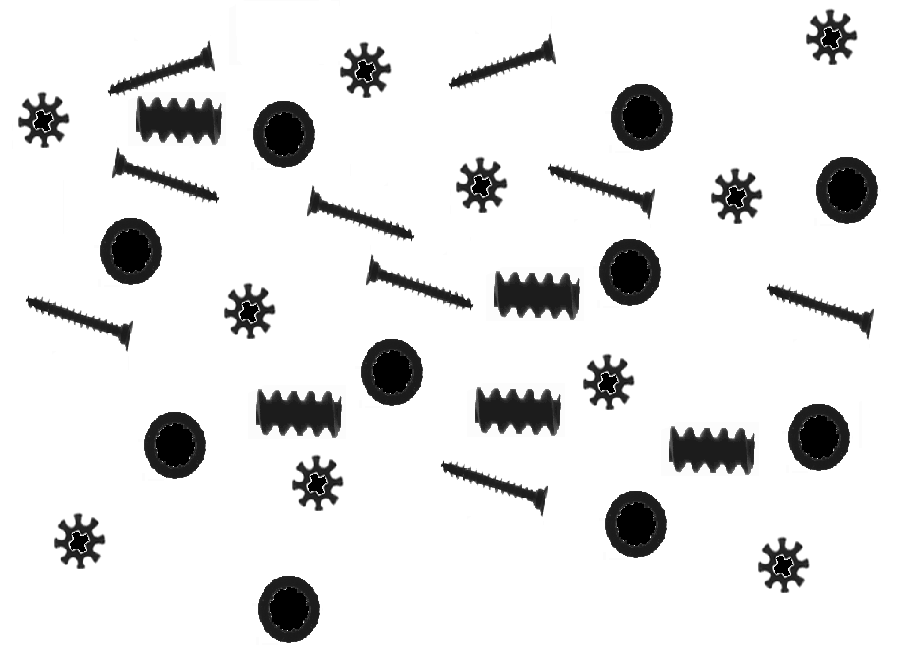
#> input picture Aula12-blob/Figuras/Pecas_Variadas.png, 901 x 651 px
$ python blob_patterns.py
#> lines starting #> are read from the running program, lines starting #| are printed output that depends on the picture; after the words box and inside, x2 and y2 are one past the last pixel; in counts of white or black regions, pixels touching at a corner belong together; long printed decimals are rounded

import cv2
import matplotlib.pyplot as plt
import numpy as np

img_gray = cv2.imread("Figuras/Pecas_Variadas.png", cv2.IMREAD_GRAYSCALE)
#> img_gray is the input picture: shape (651, 901); min 0, max 255, mean 227.1
ret, img1_bin = cv2.threshold(img_gray,127,255,cv2.THRESH_BINARY)
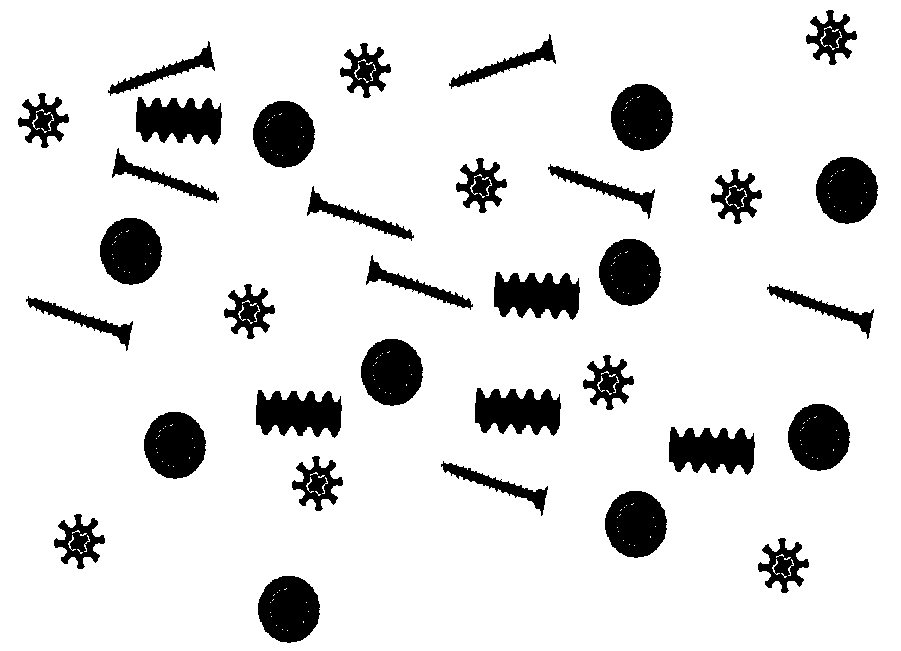
#> img1_bin: shape (651, 901); 87.9% white; 34 black regions, largest, box (x1, y1, x2, y2) and area: (611, 84, 673, 151) 3218, (253, 101, 315, 168) 3218, (816, 157, 878, 224) 3218


kernel = np.ones((8, 8), np.uint8)
img1_bin = cv2.erode(img1_bin, kernel, iterations=3)
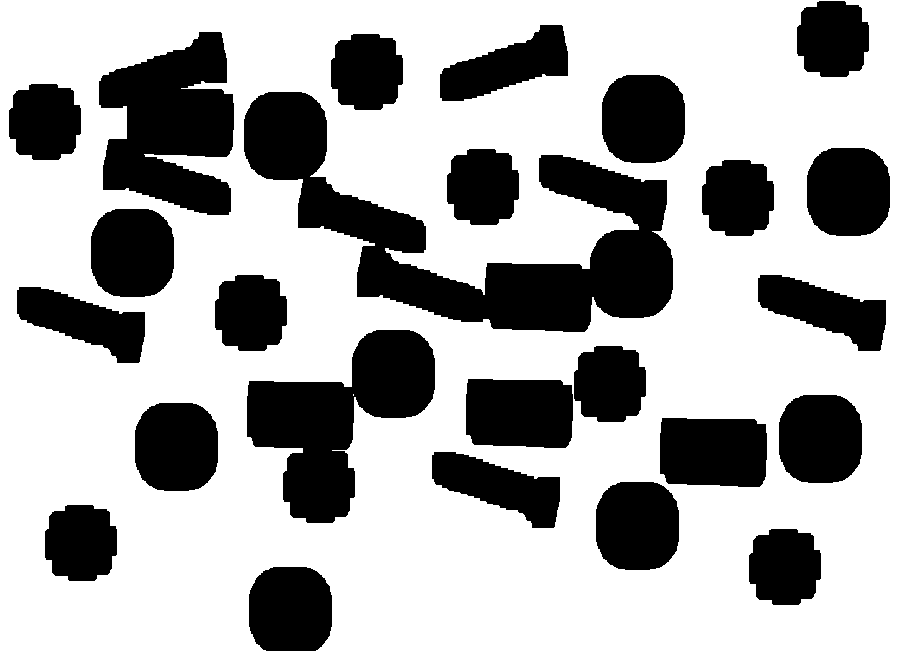
#> img1_bin: shape (651, 901); 67.5% white; 25 black regions, largest, box (x1, y1, x2, y2) and area: (244, 92, 673, 332) 35388, (247, 330, 435, 523) 17843, (99, 32, 234, 215) 16874


# Set up the detector with default parameters.
params = cv2.SimpleBlobDetector_Params()
# Set blob color (0=black, 255=white)
params.filterByColor = False
params.blobColor = 0
# Filter by Area
params.filterByArea = True
params.minArea = 3000
params.maxArea = 10000
# Filter by Circularity
params.filterByCircularity = True
params.minCircularity = 0.8
# #params.maxCircularity = 1.2
# Filter by Convexity
params.filterByConvexity = False
params.minConvexity = 0.7
#params.maxConvexity = 1
# Filter by Inertia
params.filterByInertia = False
#params.minInertiaRatio = 0.01
#params.maxInertiaRatio = 1
# Set up the detector with default parameters.
detector = cv2.SimpleBlobDetector_create(params)


# Detect blobs
KP = detector.detect(img1_bin)
#> KP = 6 keypoints; (x, y, size): (637, 525, 91.5), (176, 446, 91.5), (820, 438, 91.5), (132, 252, 91.5), (848, 191, 91.5), (643, 118, 91.5)
print("Nro de blobs: ",len(KP))
#| Nro de blobs:  6
# List parameters (X,Y,size,ang) of each detected keypoints
img1_text = cv2.cvtColor(img1_bin,cv2.COLOR_GRAY2RGB)
i=1
for KPi in KP:
    print("Blob_", i, ": X= ", KPi.pt[0], " Y= ", KPi.pt[1], " size=", KPi.size**2, " ang=", KPi.angle)
    img1_text = cv2.putText(img1_text, str(i), (int(KPi.pt[0]),int(KPi.pt[1])), cv2.FONT_HERSHEY_PLAIN, 1,
    (0,0,255))
    i=i+1
#> this loop made 6 passes
#> KPi on passes 1 to 6: keypoint at (637, 525.3), size 91.5, keypoint at (176, 446.3), size 91.5, keypoint at (820, 438.3), size 91.5, keypoint at (132, 252.3), size 91.5, keypoint at (848, 191.3), size 91.5, keypoint at (643, 118.3), size 91.5
#| Blob_ 1 : X=  637.024  Y=  525.336  size= 8377.537  ang= -1.0
#| Blob_ 2 : X=  176.024  Y=  446.336  size= 8377.537  ang= -1.0
#| Blob_ 3 : X=  820.024  Y=  438.336  size= 8377.537  ang= -1.0
#| Blob_ 4 : X=  132.024  Y=  252.336  size= 8377.537  ang= -1.0
#| Blob_ 5 : X=  848.024  Y=  191.336  size= 8377.537  ang= -1.0
#| Blob_ 6 : X=  643.024  Y=  118.336  size= 8377.537  ang= -1.0
#> img1_text: shape (651, 901, 3); mean B, G, R 172.1, 172.1, 172.2
#> after the loop, i = 7


# Draw detected blobs as red circles.
img1_with_KPs = cv2.drawKeypoints(img1_text, KP, np.array([]), (0,0,255),
cv2.DRAW_MATCHES_FLAGS_DRAW_RICH_KEYPOINTS)
#display image (with blobs)
cv2.imshow("Img1 with keypoints", img1_with_KPs)
#aguarda uma tecla
cv2.waitKey(0)

$ run again, with Aula12-blob/Figuras/Blister1_Aff.bmp saved as Aula12-blob/Figuras/Pecas_Variadas.png
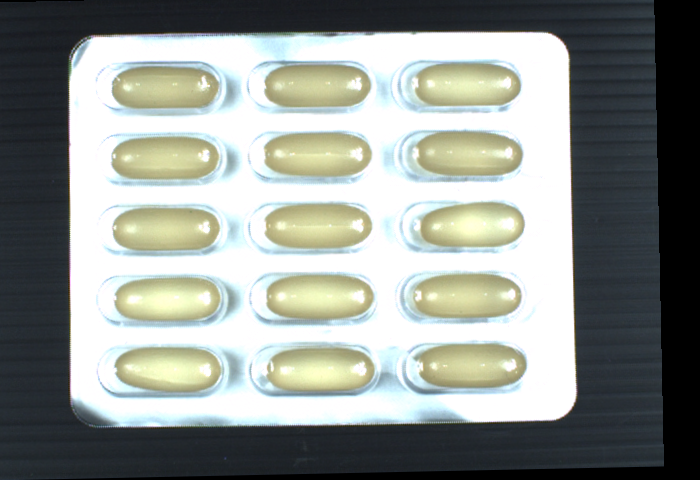
#> input picture Aula12-blob/Figuras/Blister1_Aff.bmp, 700 x 480 px
#> `ret, img1_bin = cv2.threshold(img_gray,127,255,cv2.THRESH_BINARY)`:
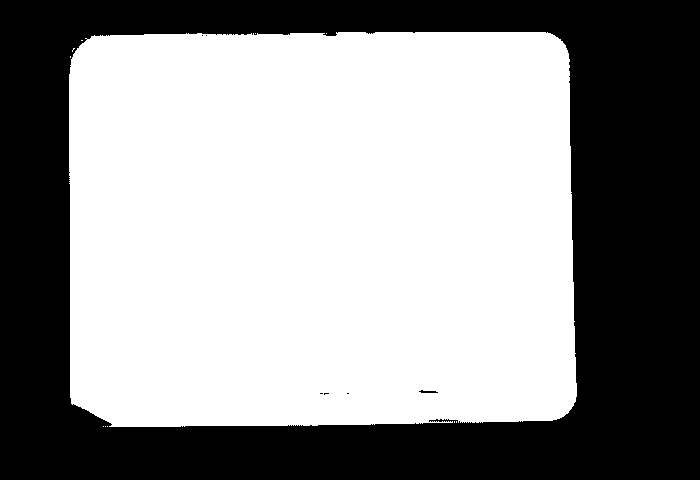
#> img1_bin: shape (480, 700); 58.2% white; 7 black regions (5 under 20 px), largest, box (x1, y1, x2, y2) and area: (0, 0, 700, 480) 140396, (419, 390, 438, 393) 36
#> `img1_bin = cv2.erode(img1_bin, kernel, iterations=3)`:
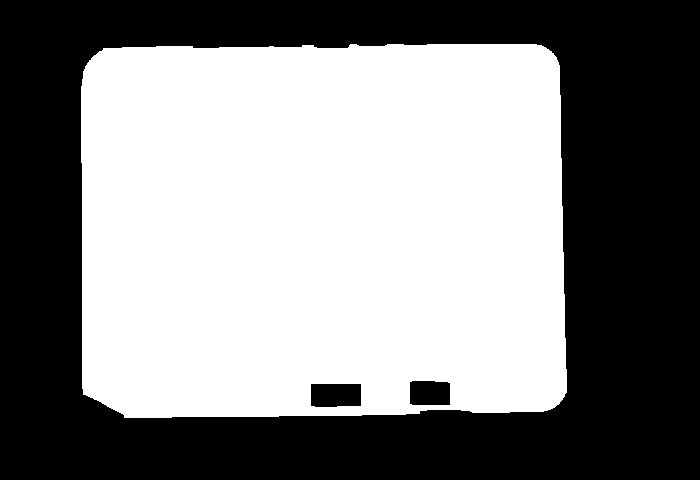
#> img1_bin: shape (480, 700); 52% white; 3 black regions, box (x1, y1, x2, y2) and area: (0, 0, 700, 480) 159369, (311, 384, 361, 407) 1122, (410, 381, 450, 405) 939
#> KP = ()
#| Nro de blobs:  0
#> after the loop `for KPi in KP:`: i = 1
